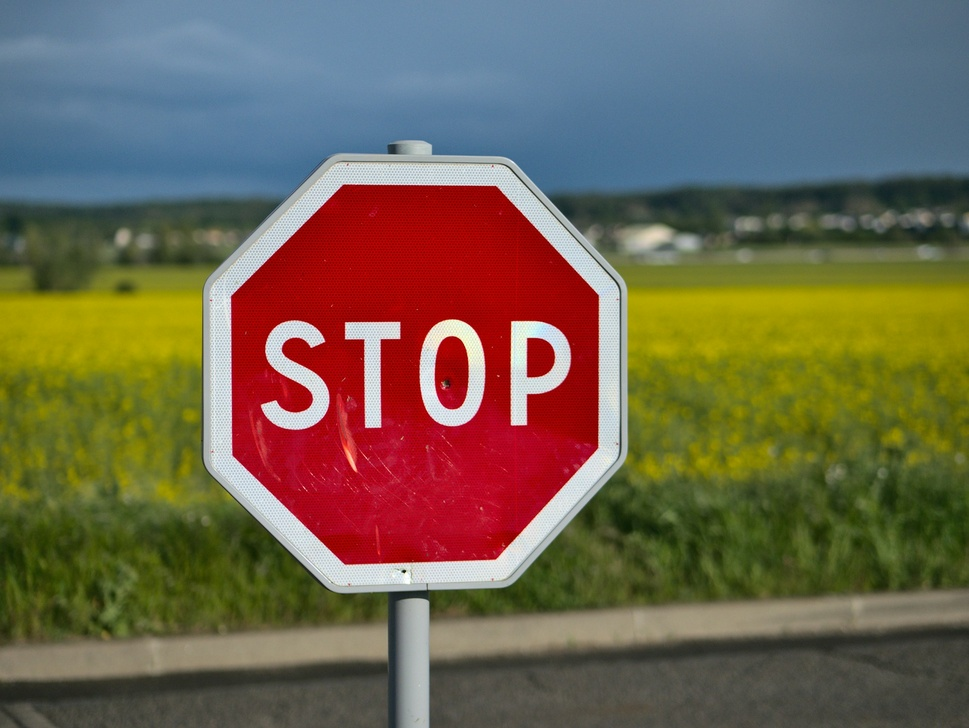
#> input picture day07/img/stop.jpg, 969 x 728 px, shrunk from 1920 x 1442 before the run
$ python match_stopsign.py
#> lines starting #> are read from the running program, lines starting #| are printed output that depends on the picture; after the words box and inside, x2 and y2 are one past the last pixel; in counts of white or black regions, pixels touching at a corner belong together
import cv2 as cv
import numpy as np
import matplotlib.pyplot as plt

# ========== Step 1: 이미지 로드 ==========
img = cv.imread('./img/stop.jpg')  # ← 본인 이미지 경로
#> img is the input picture: shape (728, 969, 3); mean B, G, R 79.1, 99.5, 111.4

if img is None:
    print("Image not found!")
    exit()

hsv = cv.cvtColor(img, cv.COLOR_BGR2HSV)
#> hsv: shape (728, 969, 3); mean H, S, V 63.4, 134.6, 130.9
h, w = img.shape[:2]
#> h = 728; w = 969

# ========== Step 2: 빨간색 마스크 ==========
# 빨강은 두 구간 (중요 💥)
lower_red1 = np.array([0, 70, 50])
upper_red1 = np.array([10, 255, 255])

lower_red2 = np.array([170, 70, 50])
upper_red2 = np.array([180, 255, 255])

mask1 = cv.inRange(hsv, lower_red1, upper_red1)
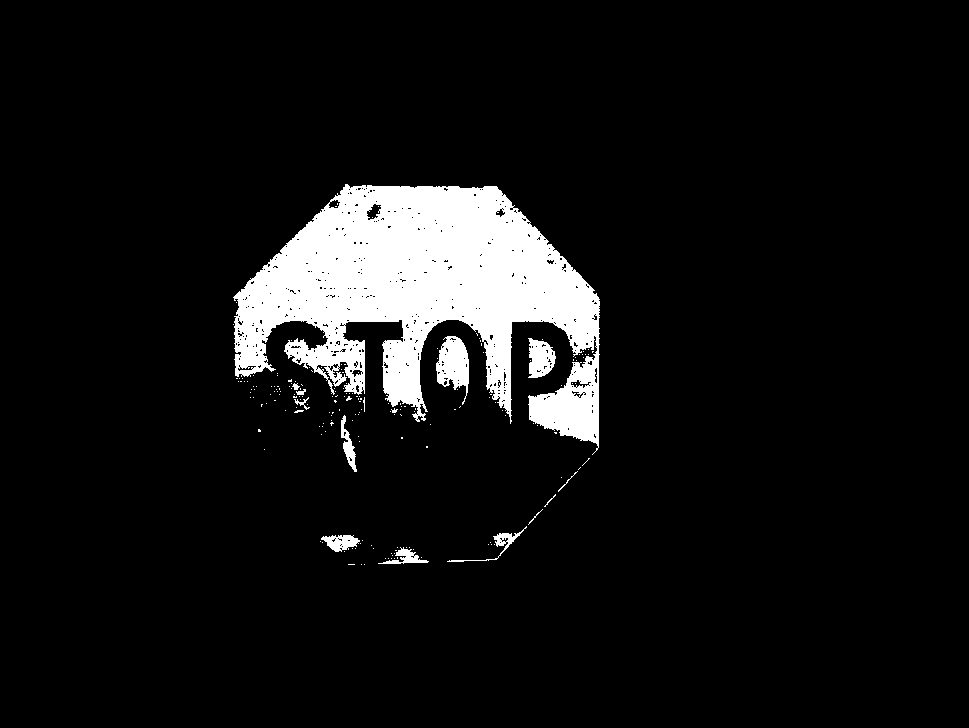
#> mask1: shape (728, 969); 7.8% white; 193 white regions (180 under 20 px), largest, box (x1, y1, x2, y2) and area: (233, 184, 600, 455) 51112, (436, 336, 469, 405) 1340, (528, 338, 556, 378) 784
mask2 = cv.inRange(hsv, lower_red2, upper_red2)
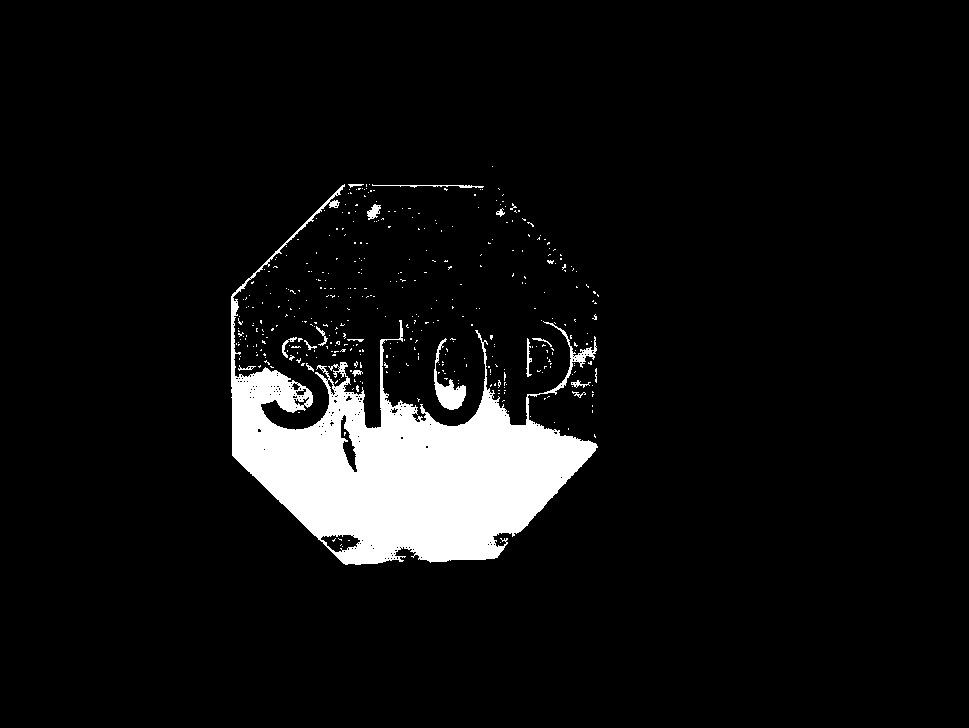
#> mask2: shape (728, 969); 6.7% white; 406 white regions (388 under 20 px), largest, box (x1, y1, x2, y2) and area: (231, 184, 598, 565) 44489, (434, 338, 466, 410) 746, (372, 184, 484, 188) 159

red_mask = cv.bitwise_or(mask1, mask2)
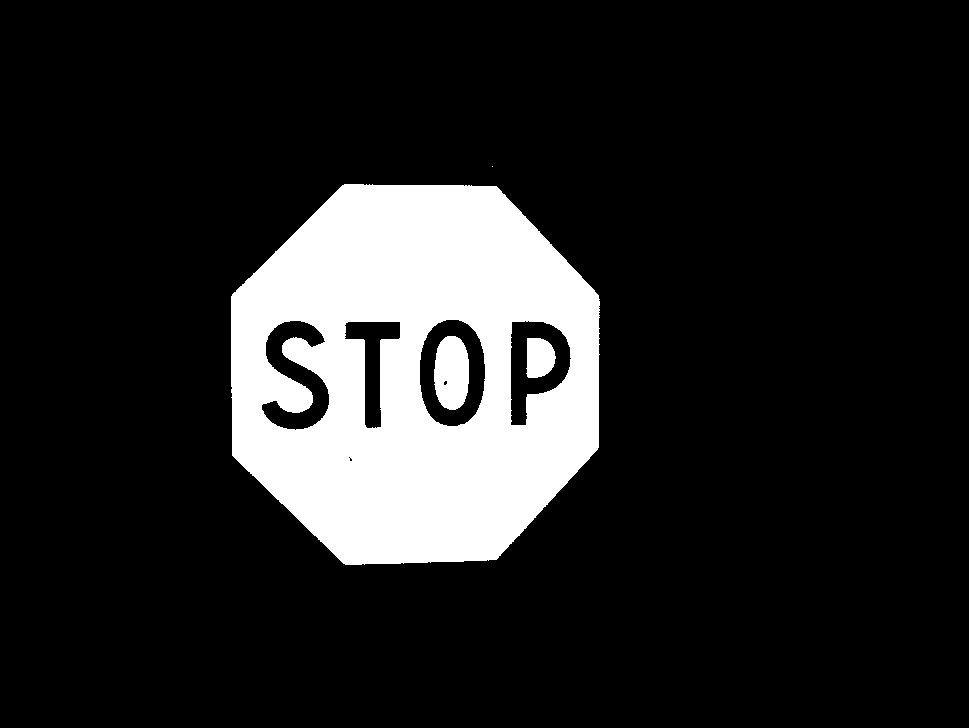
#> red_mask: shape (728, 969); 14.5% white; 4 white regions (1 under 20 px), largest, box (x1, y1, x2, y2) and area: (231, 184, 600, 565) 99484, (434, 336, 469, 410) 2134, (526, 338, 556, 378) 974

print(f"Red pixels: {cv.countNonZero(red_mask)}")
#| Red pixels: 102593

# ========== Step 3: 노이즈 제거 ==========
kernel = cv.getStructuringElement(cv.MORPH_ELLIPSE, (5, 5))

red_mask = cv.morphologyEx(red_mask, cv.MORPH_CLOSE, kernel)
#> red_mask: shape (728, 969); 14.6% white; 4 white regions (1 under 20 px), largest, box (x1, y1, x2, y2) and area: (231, 184, 600, 565) 99539, (434, 336, 469, 410) 2146, (526, 338, 556, 378) 974
red_mask = cv.morphologyEx(red_mask, cv.MORPH_OPEN, kernel)
#> red_mask: shape (728, 969); 14.5% white; 3 white regions

# ========== Step 4: 컨투어 ==========
contours, _ = cv.findContours(red_mask, cv.RETR_TREE, cv.CHAIN_APPROX_SIMPLE)
#> contours = 7 contours; box (x1, y1, x2, y2) and area: (231, 184, 600, 565) 114489, (419, 319, 486, 427) 5790, (510, 320, 571, 426) 4360, (261, 320, 330, 431) 3574, (345, 321, 401, 429) 2408, (434, 336, 469, 410) 2060, (527, 338, 556, 378) 912

print(f"Found {len(contours)} contours")
#| Found 7 contours

# ========== Step 5: 형태 필터 ==========
min_area = 100
detected_signs = []

for contour in contours:
    area = cv.contourArea(contour)
    if area < min_area:
        continue

    # 1️⃣ 근사 다각형
    perimeter = cv.arcLength(contour, True)
    approx = cv.approxPolyDP(contour, 0.02 * perimeter, True)

    # 2️⃣ 꼭짓점 수
    num_vertices = len(approx)

    # 3️⃣ 바운딩 박스
    x, y, w, h = cv.boundingRect(contour)
    aspect_ratio = float(w) / h if h > 0 else 0

    # 4️⃣ 조건
    if num_vertices >= 6:  # 팔각형 포함
        if 0.8 <= aspect_ratio <= 1.2:
            detected_signs.append((x, y, w, h, num_vertices))
#> this loop made 7 passes
#> (area, perimeter, num_vertices, x, y, w, h, aspect_ratio) on passes 1 to 7: (114489, 1262.9, 8, 231, 184, 369, 381, 0.969), (2407.5, 317.7, 8, 345, 321, 56, 108, 0.519), (4360.5, 301.8, 8, 510, 320, 61, 106, 0.575), (912.5, 119.4, 6, 527, 338, 29, 40, 0.725), (3574.5, 475.1, 11, 261, 320, 69, 111, 0.622), (5790, 295.6, 8, 419, 319, 67, 108, 0.62), (2060, 187.1, 8, 434, 336, 35, 74, 0.473)
#> after the loop, detected_signs = [(231, 184, 369, 381, 8)]

print(f"Detected stop signs: {len(detected_signs)}")
#| Detected stop signs: 1

# ========== Step 6: 시각화 ==========
result_img = img.copy()

for x, y, w, h, vertices in detected_signs:
    cv.rectangle(result_img, (x, y), (x+w, y+h), (0, 0, 255), 2)

    cv.putText(
        result_img,
        f'Stop ({vertices}v)',
        (x, y-10),
        cv.FONT_HERSHEY_SIMPLEX,
        0.6,
        (0, 255, 0),
        2
    )
#> this loop made 1 pass
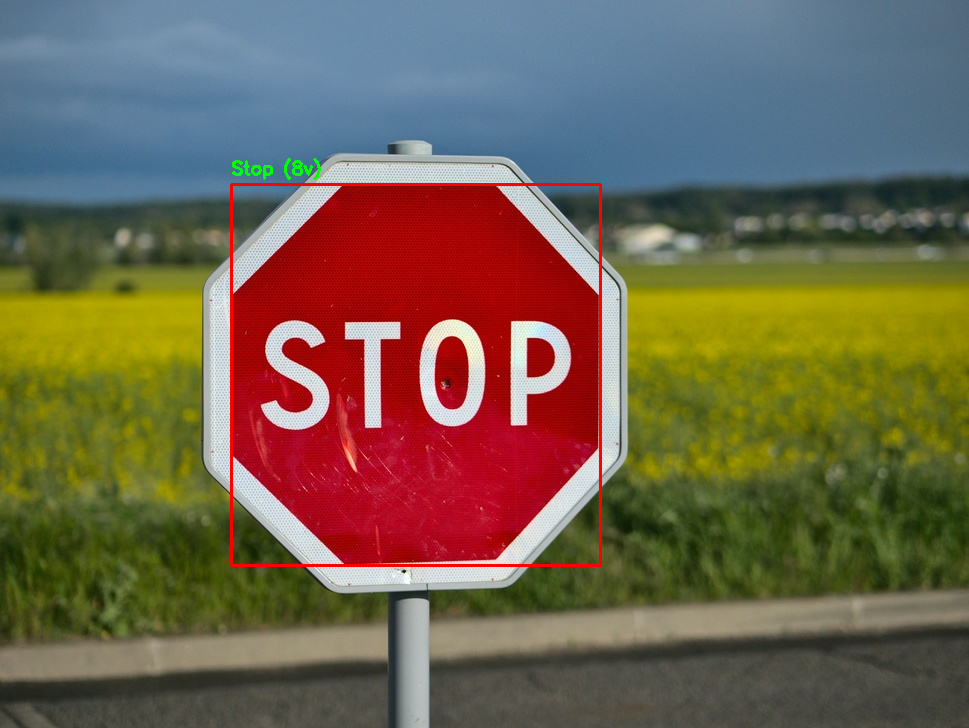
#> result_img: shape (728, 969, 3); 0.73% of pixels changed, all inside (x1, y1, x2, y2) = (230, 158, 602, 567)

plt.figure(figsize=(12, 6))

plt.subplot(121)
plt.imshow(cv.cvtColor(red_mask, cv.COLOR_GRAY2RGB))
plt.title('Red Mask')
plt.axis('off')

plt.subplot(122)
plt.imshow(cv.cvtColor(result_img, cv.COLOR_BGR2RGB))
plt.title(f'Detected ({len(detected_signs)})')
plt.axis('off')

plt.tight_layout()
plt.show()
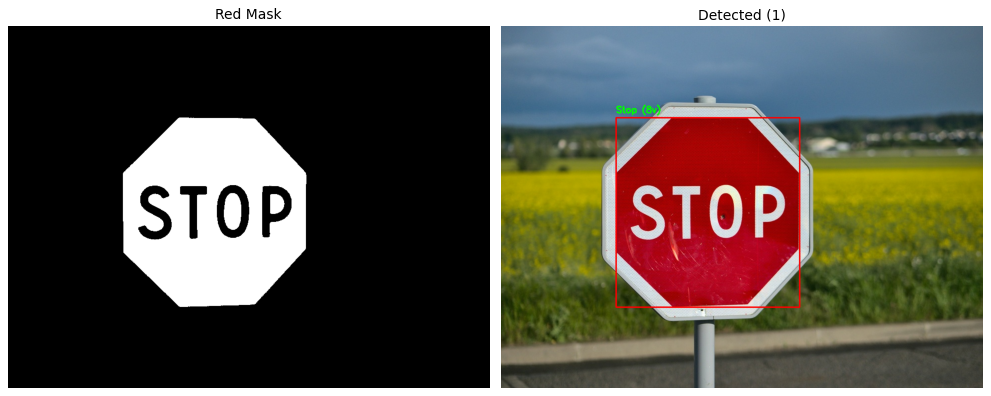
#> figure drawn by matplotlib, 2 panels
